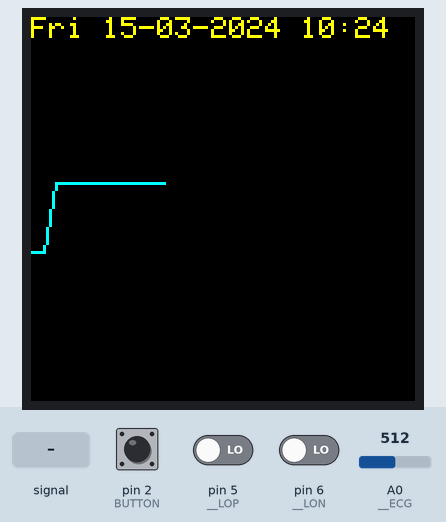
This sketch was run on a simulated Arduino Uno, built with avr-gcc and run on an emulated ATmega328P. Shown: 128×128 colour display. The inputs (shaded band) are chosen by the test bench; at power-on: pin 2 (BUTTON) HIGH, A0 (__ECG) = 512, pin 5 (__LOP) LOW, pin 6 (__LON) LOW. The local clock reads 2024-03-15 10:24:30 at power-on unless the sketch sets it; what the sketch prints to the serial monitor is not drawn.

Above: at 16.4 s.
16.5 s: pin 2 (BUTTON) pulled LOW for 0.15 s
At 16.65 s:
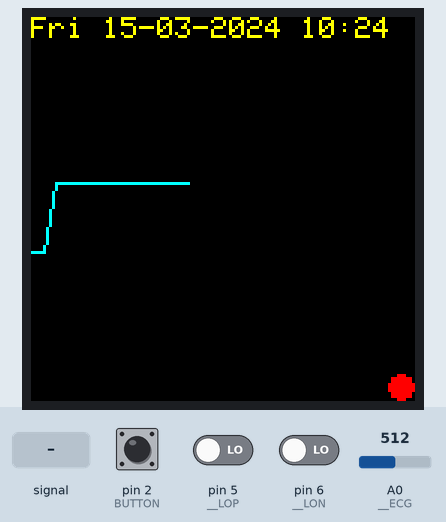
18.3 s: A0 (__ECG) fed a 200 Hz sine of ±255 counts around its level
At 19.48 s:
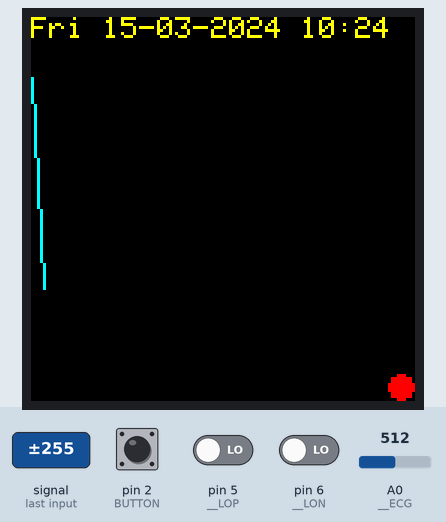
21.1 s: pin 2 (BUTTON) pulled LOW for 1 s
At 21.18 s:
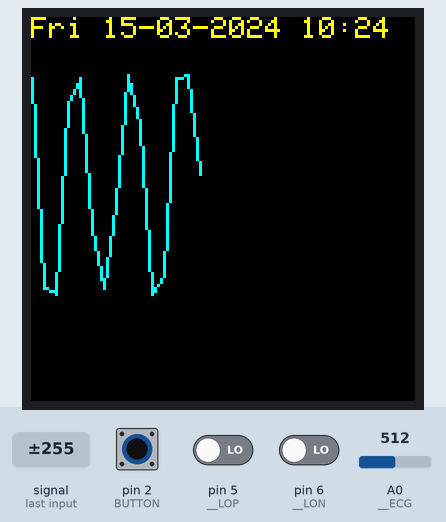
23.6 s: A0 (__ECG) set to 0
At 24.2 s:
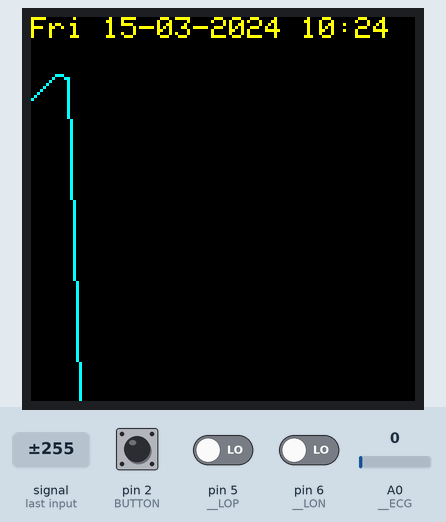
26.6 s: A0 (__ECG) set to 5
28.4 s: A0 (__ECG) set to 8
At 28.51 s:
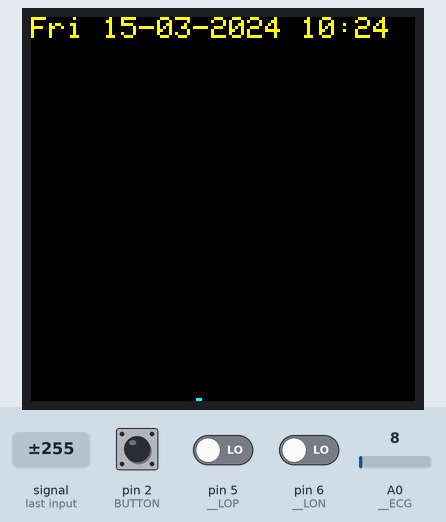

The sketch:

One_Lead_ECG.ino
```cpp
/***********************************************************************************************************
  One_Lead_ECG.ino
  Group 5: Truc Do, Matthew Nepo, Vignesh Ravindranath, Jacob Scheftel
  Written by: Vignesh Ravindranath

  The One-lead ECG is a portable ECG monitor with touch sensing capacitive
  sensors for pulse detection. The device uses:
   1.44" LCD TFT 128x128 Pixel Display (ST7735)
   Heart Rate Monitor (AD8232)
   Real Time Clock (Adafruit DS3231)
   OpenLog (DEV-13712)
   Toggle Switch (any will work)

  The screen will be divided into two sections, one to display date and time and one to display the ECG graph.
  The screen is 128x128. The first section will be 28x128 and the second section will be 100x128.

  //=========================================================================================================

  Download these libraries for this project:
    The LCD requires the Adafruit_ST7735 library which can be downloaded from the Arduino IDE itself:
      1) Go to Sketch -> Include Library -> Manage Libraries
      2) Type in ST7735 and install the library by Adafruit

      Git link: https://github.com/adafruit/Adafruit-ST7735-Library

    The LCD also requies a graphics library: Adafruit_GFX. It can be downloaded the same way as the ST7735.

      Git link: https://github.com/adafruit/Adafruit-GFX-Library

    The Real Time Clock requires it's own library to access dates and times. There are many libraries for this
      but in this project the DS3231 library is used:
      1) Download the .zip file from the link below and move the file to the library folder under the Arduino folder
      2) Go to Sketch -> Include Library -> Add ZIP Library
      3) Click on the .zip file

      Link: http://www.rinkydinkelectronics.com/library.php?id=73

    OpenLog requires firmware and two libraries (SdFat and SerialPort). Download zip from link below and include libraries:

      Linke: https://learn.sparkfun.com/tutorials/openlog-hookup-guide/all

  //=========================================================================================================

  Some useful links for setup and library specifications are listed below:
   DIY ECG EKG Portable Heart Monitor: https://www.instructables.com/id/DIY-ECG-EKG-Portable-Heart-Monitor/

   Heart Rate Monitor Setup: https://learn.sparkfun.com/tutorials/ad8232-heart-rate-monitor-hookup-guide/all#uploading-the-sketch-and-connecting-with-processing
   Real Time Clock Setup: http://misclab.umeoce.maine.edu/boss/Arduino/bensguides/DS3231_Arduino_Clock_Instructions.pdf
   OpenLog Setup: https://learn.sparkfun.com/tutorials/openlog-hookup-guide/all

   Adafruit GFX Library (graphics): https://learn.adafruit.com/adafruit-gfx-graphics-library/graphics-primitives
   Button Hardware: https://www.arduino.cc/en/tutorial/button
   Interrupt Routine: https://www.arduino.cc/reference/en/language/functions/external-interrupts/attachinterrupt/

  //=========================================================================================================

  Setpup and instructions (NOT 100% IMPLEMETED YET):
   *The one-lead ECG monitor is meant to be easy to use with little instructions.
   1) Turn Arduino on using button switch.
   2) Wait for screen to become blank (initialize)
   3) After screen prompts user to begin, user can place two fingers from both hands on two separate touch sensors for 30 seconds (data will save)
   4) Turn Arduino off using button switch.
 ***********************************************************************************************************/

#include <SPI.h>
#include <DS3231.h>
#include <Adafruit_GFX.h>
#include <Adafruit_ST7735.h>

//=============================================
//DEFINE PINS - BEGIN
#define __SCK   13  // Clock on LCD
#define __MOSI  11  // MOSI on LCD
#define __CS    10  // Chip Select on LCD
#define __RST   9   // Reset on LCD
#define __DC    8   // Data/Command on LCD (

#define __LON   6   // LO- on Heart Rate Monitor
#define __LOP   5   // LO+ on Heart Rate Monitor

#define BUTTON  2   // Button to start and stop recording data

#define __TX    1
#define __RX    0

#define __ECG   A0
//DEFINE PINS - END
//=============================================

//=============================================
//DEFINE CONSTANTS - BEGIN
#define THRESHOLD 700   // Maximum analog input value (found from trial and error)
#define FLATLINE  50    // Arbitrary flatline pixel height
#define OFFSET    28    // Offset from the top of the screen to begin printing ECG data

#define MAX       28    // Pixel # at top of ECG graph
#define MIN       128   // Pixel # at bottom of ECG graph

#define BLUE      0x001F
#define GREEN     0x07E0
#define CYAN      0x07FF
#define RED       0xF800
#define MAGENTA   0xF81F
#define YELLOW    0xFFE0
#define WHITE     0xFFFF
#define BLACK     0x0000
//DEFINE CONSTANTS - END
//=============================================

//=============================================
//INITIALIZE OBJECTS - BEGIN
DS3231 rtc(SDA, SCL);
Adafruit_ST7735 tft = Adafruit_ST7735(__CS, __DC, __RST);
//INITIALIZE OBJECTS - END
//=============================================

// Set time flag
volatile boolean SetTime = false;

// Set a debugging flag
volatile boolean debug = false;

// Set a debugging counter
int counter = 0;

//The followin flag is set by the interrupt routine
//to force the serial output stream
//to trigger the insertion of a '0' to mark the one-second
//timing 'tick'
//(trying to output this in the interrupt
//handler code, upsets the format of the
//serial numbers, because the '0' insersion
//can take place at any instant - even mid
//number, leading to 5205 (zero in 525)
volatile boolean InsertZero = false;

// SaveData is set true when the button intterupt is triggered
//  Indicates to save data to SD card
volatile boolean SaveData = false;
volatile boolean PressedOnce = false;

// Variables for Button Interrupt
int radius = 4;

char buf[21]; /* buffer to hold the text of the date - ready to print */
char fileName[50];
char day[4];  /* buffer used to hold the string value of the day. Eg "Tue" */

int xPos = 0;
int increment = 4;

volatile boolean firstDraw = false;

volatile int oldVal_TFT;
volatile int newVal_TFT;

//++++++++++++++++++++++++++++++++++++++++++++++++++++++++++++++++++++++++++++++++
//================================================================================
//++++++++++++++++++++++++++++++++++++++++++++++++++++++++++++++++++++++++++++++++

void setup(void) {
  SetTime = false;
  debug = false;
  SaveData = false;
  PressedOnce = false;

  Serial.begin(9600);

  pinMode(BUTTON, INPUT);

  // Attach an interrupt to the ISR vector
  // Parameter 1: interrupt number - convention to use digitalPinToInterrupt(pin)
  // Parameter 2: Interrupt Service Routine function
  // Parameter 3: mode (LOW, CHANGE, RISING, FALLING)
  attachInterrupt(digitalPinToInterrupt(BUTTON), SaveInfo_ISR, FALLING);

  /* REAL TIME CLOCK SETUP */
  rtc.begin();

  /*The following lines can be uncommented to set the date and time */
  if(SetTime == true){
    rtc.setDOW(MONDAY);         // Set Day-of-Week to MONDAY
    rtc.setTime(05, 23, 00);     // Set the time to 12:00:00 (24hr format)
    rtc.setDate(06, 05, 2019);   // Set the date to 29 April 2019
  }

  /* LCD SETUP */
  tft.initR(INITR_144GREENTAB);   // initialize a ST7735S chip, black tab
  tft.fillScreen(BLACK);
  tft.setRotation(3);

  /* HEART RATE MONITOR SETUP */
  pinMode(__LOP, INPUT); // Setup for leads off detection LO +
  pinMode(__LON, INPUT); // Setup for leads off detection LO -

  /* INSTRUCTIONS */
  if(debug == false){
    displayInstructionsTFT();
  }

  print_timeTFT();
  dateTimeOutput();
}

//++++++++++++++++++++++++++++++++++++++++++++++++++++++++++++++++++++++++++++++++
//================================================================================
//++++++++++++++++++++++++++++++++++++++++++++++++++++++++++++++++++++++++++++++++

void loop() {
  /* Serial output date/time and analog input */
  if(SaveData == true){
    Serial.println();
    dateTimeOutput();
    Serial.print("\t");
    heartRateOutput();
  }

  /* Draw ECG data (analog data) to LCD screen */
  draw();

  /* Ensure enough time is given to draw on LCD screen */
  delay(100);
}

//++++++++++++++++++++++++++++++++++++++++++++++++++++++++++++++++++++++++++++++++
//================================================================================
//++++++++++++++++++++++++++++++++++++++++++++++++++++++++++++++++++++++++++++++++

void heartRateOutput()
{
  counter += 1;

  /*
  AD8232 sets LO- (LON) and LO+ (LOP) to high (1) if an electrode is not connected properly
  Check to see if all inputs are connected properly
  */
  if((digitalRead(__LOP) == 1)||(digitalRead(__LON) == 1)){
    Serial.print("Bad connection");
  }
  else{
    // print the value of analog input 0:
    Serial.print(counter);
    Serial.print("\t");
    Serial.print(analogRead(A0));
  }

  /* Wait for a bit to keep serial data from saturating */
  delay(10);
}

//++++++++++++++++++++++++++++++++++++++++++++++++++++++++++++++++++++++++++++++++
//================================================================================
//++++++++++++++++++++++++++++++++++++++++++++++++++++++++++++++++++++++++++++++++

void SaveInfo_ISR()
{
  if(PressedOnce == false){
    SaveData = true;
    AddRecordingCircle();
    PressedOnce = true;
    Serial.println("DoW Day.Month.Year -- Hour:Minute:Second Counter  Data");
  }
  else{
    SaveData = false;
    RemoveRecordingCircle();
    PressedOnce = false;
  }
  delay(200);
}

//++++++++++++++++++++++++++++++++++++++++++++++++++++++++++++++++++++++++++++++++
//================================================================================
//++++++++++++++++++++++++++++++++++++++++++++++++++++++++++++++++++++++++++++++++

void AddRecordingCircle()
{
  tft.fillCircle((128 - radius - 1), (128 - radius - 1), radius, RED);
}

//++++++++++++++++++++++++++++++++++++++++++++++++++++++++++++++++++++++++++++++++
//================================================================================
//++++++++++++++++++++++++++++++++++++++++++++++++++++++++++++++++++++++++++++++++

void RemoveRecordingCircle()
{
  tft.fillCircle((128 - radius - 1), (128 - radius - 1), radius, BLACK);
}

//++++++++++++++++++++++++++++++++++++++++++++++++++++++++++++++++++++++++++++++++
//================================================================================
//++++++++++++++++++++++++++++++++++++++++++++++++++++++++++++++++++++++++++++++++

void draw()
{
  if (InsertZero == true) {
    // put a vertical line on the screen
    // to mark a one second interval
    tft.drawLine(xPos - 1, 0, xPos - 1, 239, RED);
    InsertZero = false;
  }

  xPos += increment;
  if (xPos > 128) {
    xPos = 0;
    print_timeTFT();
  }

  /*
  From trial and error, analog input is not higher than 700 or lower than 0
  Due to sensitivity of current sensor, values between 350 and 365 are overrided to the FLATLINE value
  Conversion factor: Max analog input = 700 and Max pixel height = 100
  By divided analog input by 7, the ECG data can fit onto the LCD screen in the given area.
  */
  int temp;
  oldVal_TFT = newVal_TFT;
  newVal_TFT  = -1*(analogRead(__ECG) / 7) + 128; //convert to a coordinate value 0 - 100

  if (xPos > 0) {

    if(firstDraw == false){
      oldVal_TFT = OFFSET + FLATLINE;
      newVal_TFT = OFFSET + FLATLINE;
      firstDraw = true;
    }

    tft.drawLine(xPos - increment, oldVal_TFT, xPos, newVal_TFT, CYAN);
  }

  if(debug == true){
    Serial.print("\t");
    Serial.print(newVal_TFT);
    Serial.print("\t");
    Serial.print(oldVal_TFT);
  }

  if(PressedOnce == true){
    AddRecordingCircle();
  }

  delay(10);
}

//++++++++++++++++++++++++++++++++++++++++++++++++++++++++++++++++++++++++++++++++
//================================================================================
//++++++++++++++++++++++++++++++++++++++++++++++++++++++++++++++++++++++++++++++++

void dateTimeOutput()
{
  /* Send Day-of-Week */
  Serial.print(rtc.getDOWStr());
  Serial.print(" ");

//  /* Send date */
//  Serial.print(rtc.getDateStr());
//  Serial.print(" -- ");
//
//  /* Send time */
//  Serial.print(rtc.getTimeStr());

  /* Wait one second before repeating :) */
  delay (10);
}

//++++++++++++++++++++++++++++++++++++++++++++++++++++++++++++++++++++++++++++++++
//================================================================================
//++++++++++++++++++++++++++++++++++++++++++++++++++++++++++++++++++++++++++++++++

void displayInstructionsTFT()
{
  /* Instructions: */
  tft.println("Hello welcome to yourportable ECG!");
  tft.println("\nTo being, place your thumbs on the touch  sensors pads below.");
  tft.println("\nTo record data, pressthe button on the    left once...");
  tft.println("and to stop recordingpress the button     again!");
  tft.println("\n:)");

  /* Wait period for user to read instructions fully */
  delay(15000);

  /* Clear screen */
  tft.fillScreen(BLACK);
}

//++++++++++++++++++++++++++++++++++++++++++++++++++++++++++++++++++++++++++++++++
//================================================================================
//++++++++++++++++++++++++++++++++++++++++++++++++++++++++++++++++++++++++++++++++

void print_timeTFT()
/* Put the RTC current time onto the LCD or serial window  */
{
  createTimeString();
  tft.fillScreen(BLACK);
  tft.setCursor(0, 0);
  //colours eg BLACK, YELLOW, RED, GREEN, WHITE
  tft.setTextColor(YELLOW);
  //text size 1=tiny, 2 onwards gets bigger but blocky after 3
  //text size of 7 puts about 8 characters across the wide screen
  tft.setTextSize(1);
  tft.println(buf);
}

//++++++++++++++++++++++++++++++++++++++++++++++++++++++++++++++++++++++++++++++++
//================================================================================
//++++++++++++++++++++++++++++++++++++++++++++++++++++++++++++++++++++++++++++++++

void createTimeString()
//create a time string and put it in buf, eg "Thu 29-09-2016 17:20"
{
  /* read the time from the RTC */
  Time t = rtc.getTime();
  /*Get a string version of the day */
  switch (t.dow)
  {
    case 1: strcpy(day, "Mon"); break;
    case 2: strcpy(day, "Tue"); break;
    case 3: strcpy(day, "Wed"); break;
    case 4: strcpy(day, "Thu"); break;
    case 5: strcpy(day, "Fri"); break;
    case 6: strcpy(day, "Sat"); break;
    case 7: strcpy(day, "Sun"); break;
  }

  /* Format "Thu 29-09-2016 17:20:25" */
  /* Buffer size is 21 to cut off :seconds so entire string will fit across 1.44" screen */
  /* Segmentation Fault occurs when you delete t.sec and respective string section */
  snprintf(buf, sizeof(buf), "%s %02d-%02d-%04d %02d:%02d:%02d", day, t.date, t.mon, t.year, t.hour, t.min, t.sec);
}

//++++++++++++++++++++++++++++++++++++++++++++++++++++++++++++++++++++++++++++++++
//================================================================================
//++++++++++++++++++++++++++++++++++++++++++++++++++++++++++++++++++++++++++++++++

//void createFileName()
////create a filename eg "append 17122520.txt" and put it in buf (YR MO DY HR eg:8pm Dec 25th 2017)
//// only standard 8.3 filenames are accepted
//{
///* read the time from the RTC */
//  Time t = rtc.getTime();
//
//  snprintf(fileName,sizeof(fileName), "append %02d%02d%02d%02d.txt", t.mon, t.date, t.hour, t.min);
//}

//++++++++++++++++++++++++++++++++++++++++++++++++++++++++++++++++++++++++++++++++
//================================================================================
//++++++++++++++++++++++++++++++++++++++++++++++++++++++++++++++++++++++++++++++++
```

Measured:
- the behaviour switches between 6 and 7 on A0 (__ECG) (found by bisection; images 4 and 5)
- after the input at 16.5 s, the display: first changes at once (image 1 shows a later state)
- after the input at 21.1 s, the display: changes at once (image 3)
- after the input at 28.4 s, the display: changes after 0.05 s (image 5)
